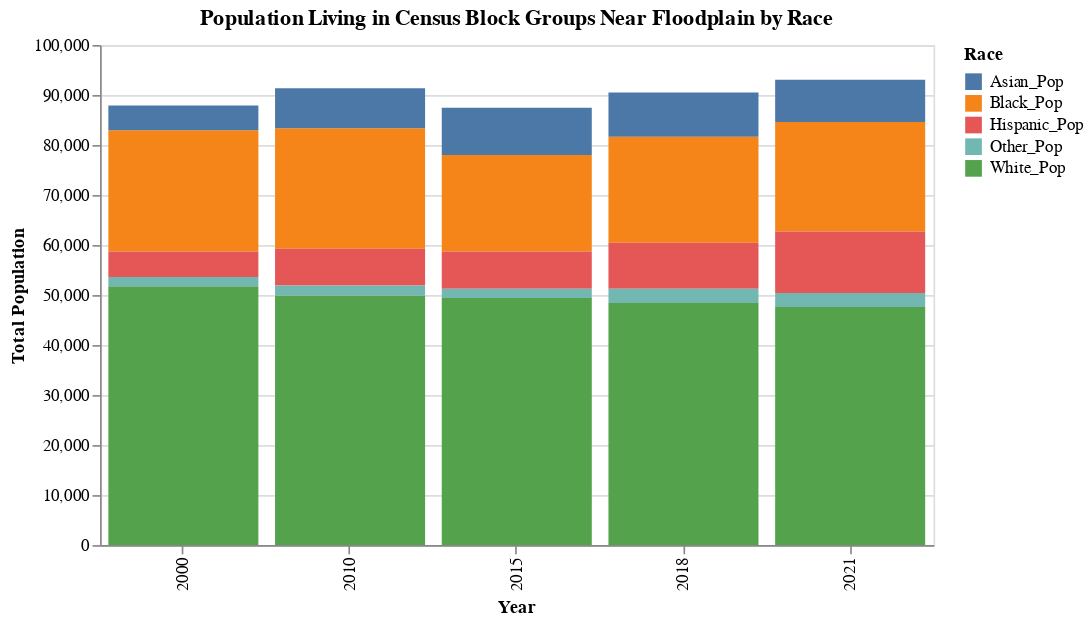

Notebook cell for this chart:
### Markdown cell above
However, there does appear to be a consitent trend pointings towards a declining white population living in census block groups located in the floodplain and an increasing Hispanic, Other, and Asian population living in census blocks near the floodplain. The black population living in census block groups adjacenet to the floodplain appears to have stayed relativly constant across the analysis period.

### Code cell
alt.Chart(flood_tracts_melt).mark_bar().encode(
    alt.X('year:N').title('Year'),
    alt.Y('sum(Population)').title('Total Population'),
    color='Race'
).properties(
    width=500,
    height=300,
    title='Population Living in Census Block Groups Near Floodplain by Race'
)

### Figure 1 — Vega-Lite specification as saved in the notebook (floating-point values rounded to 4 significant figures; data arrays with more than 128 entries replaced by an {"elided": "..."} marker saying what was removed)
{"config": {"view": {"continuousWidth": 300, "continuousHeight": 300}}, "data": {"name": "data-f1d34026b4d8efcdaa4a316985e08b99"}, "mark": {"type": "bar"}, "encoding": {"color": {"field": "Race", "type": "nominal"}, "x": {"field": "year", "title": "Year", "type": "nominal"}, "y": {"aggregate": "sum", "field": "Population", "title": "Total Population", "type": "quantitative"}}, "height": 300, "title": "Population Living in Census Block Groups Near Floodplain by Race", "width": 500, "$schema": "https://vega.github.io/schema/vega-lite/v5.14.1.json", "datasets": {"data-f1d34026b4d8efcdaa4a316985e08b99": {"elided": "2295 records"}}}
